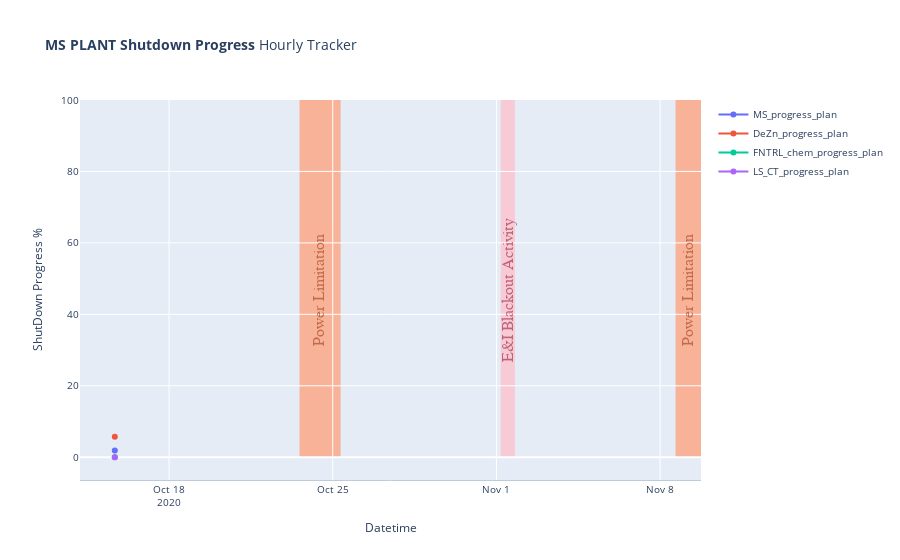

This figure's notebook cell:
### Markdown cell above
#### Create the Plot

### Code cell
#### Plotting the SD progress including the maintenance activities
#
fig_SD_MAINTE_actual = make_subplots(
    rows=1, cols=1,
    specs=[[{"type": "scatter"}]])
fig_SD_MAINTE_actual.add_trace(go.Scatter(x=df_equipment_Grouped['MS_progress_plan'].index, y=df_equipment_Grouped['MS_progress_plan'], name='MS_progress_plan'), secondary_y=False,)
fig_SD_MAINTE_actual.add_trace(go.Scatter(x=df_equipment_Grouped['DeZn_progress_plan'].index, y=df_equipment_Grouped['DeZn_progress_plan'], name='DeZn_progress_plan'), secondary_y=False,)     
fig_SD_MAINTE_actual.add_trace(go.Scatter(x=df_equipment_Grouped['FNTRL_chem_progress_plan'].index, y=df_equipment_Grouped['FNTRL_chem_progress_plan'], name='FNTRL_chem_progress_plan'), secondary_y=False,)    
fig_SD_MAINTE_actual.add_trace(go.Scatter(x=df_equipment_Grouped['LS_CT_progress_plan'].index, y=df_equipment_Grouped['LS_CT_progress_plan'], name='LS_CT_progress_plan'), secondary_y=False,)    
# adding a range slider below the graph in plotly
#Example:
#title_plotAcid = 'SD Progress 2020'
#fig_SD.update_layout(title_text=title_plotAcid,xaxis=dict(rangeslider=dict(visible = True),type='date'))
fig_SD_MAINTE_actual.update_xaxes(title_text="Datetime") # Set x-axis title
fig_SD_MAINTE_actual.update_yaxes(title_text="ShutDown Progress %",secondary_y=False) # Set y-axes titles primary axis


title_plot_SD = "<b>MS PLANT Shutdown Progress</b> Hourly Tracker"
fig_SD_MAINTE_actual.update_layout(title_text=title_plot_SD ,hovermode="x",
                       hoverdistance=100, # Distance to show hover label of data point
                       spikedistance=1000, # Distance to show spike
                       xaxis=dict(linecolor="#BCCCDC",
                                   showspikes=True, # Show spike line for X-axis
                                   # Format spike
                                   spikethickness=2,
                                   spikedash="dot",
                                   spikecolor="#999999",
                                   spikemode="across"), font=dict(size=10)
                               )

# Mark the datetime of power limitation by shading these regions with light color
fig_SD_MAINTE_actual.add_shape(
        # filled Rectangle
            type="rect",
            x0='2020-11-01 04:30:00',
            y0=0,
            x1='2020-11-01 19:00:00',
            y1=100,
            fillcolor="pink",
            opacity=0.5,
            layer="below",
            line_width=0,
        )
fig_SD_MAINTE_actual.add_shape(
        # filled Rectangle
            type="rect",
            x0='2020-11-08 16:00:00',
            y0=0,
            x1='2020-11-09 18:00:00',
            y1=100,
            fillcolor="LightSalmon",
            opacity=0.5,
            layer="below",
            line_width=0,
        )

fig_SD_MAINTE_actual.add_shape(
        # filled Rectangle
            type="rect",
            x0='2020-10-23 14:00:00',
            y0=0,
            x1='2020-10-25 08:00:00',
            y1=100,
            fillcolor="LightSalmon",
            opacity=0.5,
            layer="below",
            line_width=0,
        )


fig_SD_MAINTE_actual.update_shapes(dict(xref='x', yref='y'))

# Mark the datetime of power limitation by shading these regions with light color
fig_SD_MAINTE_actual.add_shape(
        # filled Rectangle
            type="rect",
            x0='2020-11-01 04:30:00',
            y0=0,
            x1='2020-11-01 19:00:00',
            y1=100,
            fillcolor="pink",
            opacity=0.5,
            layer="below",
            line_width=0,
        )
fig_SD_MAINTE_actual.add_shape(
        # filled Rectangle
            type="rect",
            x0='2020-11-08 16:00:00',
            y0=0,
            x1='2020-11-09 18:00:00',
            y1=100,
            fillcolor="LightSalmon",
            opacity=0.5,
            layer="below",
            line_width=0,
        )

fig_SD_MAINTE_actual.add_shape(
        # filled Rectangle
            type="rect",
            x0='2020-10-23 14:00:00',
            y0=0,
            x1='2020-10-25 08:00:00',
            y1=100,
            fillcolor="LightSalmon",
            opacity=0.5,
            layer="below",
            line_width=0,
        )


fig_SD_MAINTE_actual.update_shapes(dict(xref='x', yref='y'))

fig_SD_MAINTE_actual.add_annotation(
        x='2020-10-24 10:00:00',
        xref="x",
        yref="paper",
        text="Power Limitation",
        textangle=-90,
        yanchor="middle",
        showarrow=False,
        font=dict(
            family="Courier New, monospace",
            size=16,
            color="#8e2800",
            
            ),
        ax=20,
        ay=-30,
        opacity=0.5
        )

fig_SD_MAINTE_actual.add_annotation(
        x='2020-11-09 05:00:00',
        xref="x",
        yref="paper",
        text="Power Limitation",
        textangle=-90,
        yanchor="middle",
        showarrow=False,
        font=dict(
            family="Courier New, monospace",
            size=16,
            color="#8e2800",
            
            ),
        ax=20,
        ay=-30,
        opacity=0.5
        )

fig_SD_MAINTE_actual.add_annotation(
        x='2020-11-01 12:00:00',
        xref="x",
        yref="paper",
        text="E&I Blackout Activity",
        textangle=-90,
        yanchor="middle",
        showarrow=False,
        font=dict(
            family="Courier New, monospace",
            size=16,
            color="#850017",
            
            ),
        ax=20,
        ay=-30,
        opacity=0.5
        )

### Figure 1 — Plotly figure (JSON) as saved in the notebook; plotly's stock layout.template omitted (floating-point values rounded to 4 significant figures)
{"data": [{"name": "MS_progress_plan", "type": "scatter", "x": ["2020-10-15 16:18:41.420881"], "xaxis": "x", "y": [1.864], "yaxis": "y"}, {"name": "DeZn_progress_plan", "type": "scatter", "x": ["2020-10-15 16:18:41.420881"], "xaxis": "x", "y": [5.731], "yaxis": "y"}, {"name": "FNTRL_chem_progress_plan", "type": "scatter", "x": ["2020-10-15 16:18:41.420881"], "xaxis": "x", "y": [0], "yaxis": "y"}, {"name": "LS_CT_progress_plan", "type": "scatter", "x": ["2020-10-15 16:18:41.420881"], "xaxis": "x", "y": [0], "yaxis": "y"}], "layout": {"annotations": [{"ax": 20, "ay": -30, "font": {"color": "#8e2800", "family": "Courier New, monospace", "size": 16}, "opacity": 0.5, "showarrow": false, "text": "Power Limitation", "textangle": -90, "x": "2020-10-24 10:00:00", "xref": "x", "yanchor": "middle", "yref": "paper"}, {"ax": 20, "ay": -30, "font": {"color": "#8e2800", "family": "Courier New, monospace", "size": 16}, "opacity": 0.5, "showarrow": false, "text": "Power Limitation", "textangle": -90, "x": "2020-11-09 05:00:00", "xref": "x", "yanchor": "middle", "yref": "paper"}, {"ax": 20, "ay": -30, "font": {"color": "#850017", "family": "Courier New, monospace", "size": 16}, "opacity": 0.5, "showarrow": false, "text": "E&I Blackout Activity", "textangle": -90, "x": "2020-11-01 12:00:00", "xref": "x", "yanchor": "middle", "yref": "paper"}], "font": {"size": 10}, "hoverdistance": 100, "hovermode": "x", "shapes": [{"fillcolor": "pink", "layer": "below", "line": {"width": 0}, "opacity": 0.5, "type": "rect", "x0": "2020-11-01 04:30:00", "x1": "2020-11-01 19:00:00", "xref": "x", "y0": 0, "y1": 100, "yref": "y"}, {"fillcolor": "LightSalmon", "layer": "below", "line": {"width": 0}, "opacity": 0.5, "type": "rect", "x0": "2020-11-08 16:00:00", "x1": "2020-11-09 18:00:00", "xref": "x", "y0": 0, "y1": 100, "yref": "y"}, {"fillcolor": "LightSalmon", "layer": "below", "line": {"width": 0}, "opacity": 0.5, "type": "rect", "x0": "2020-10-23 14:00:00", "x1": "2020-10-25 08:00:00", "xref": "x", "y0": 0, "y1": 100, "yref": "y"}, {"fillcolor": "pink", "layer": "below", "line": {"width": 0}, "opacity": 0.5, "type": "rect", "x0": "2020-11-01 04:30:00", "x1": "2020-11-01 19:00:00", "xref": "x", "y0": 0, "y1": 100, "yref": "y"}, {"fillcolor": "LightSalmon", "layer": "below", "line": {"width": 0}, "opacity": 0.5, "type": "rect", "x0": "2020-11-08 16:00:00", "x1": "2020-11-09 18:00:00", "xref": "x", "y0": 0, "y1": 100, "yref": "y"}, {"fillcolor": "LightSalmon", "layer": "below", "line": {"width": 0}, "opacity": 0.5, "type": "rect", "x0": "2020-10-23 14:00:00", "x1": "2020-10-25 08:00:00", "xref": "x", "y0": 0, "y1": 100, "yref": "y"}], "spikedistance": 1000, "title": {"text": "<b>MS PLANT Shutdown Progress</b> Hourly Tracker"}, "xaxis": {"anchor": "y", "domain": [0, 1], "linecolor": "#BCCCDC", "showspikes": true, "spikecolor": "#999999", "spikedash": "dot", "spikemode": "across", "spikethickness": 2, "title": {"text": "Datetime"}}, "yaxis": {"anchor": "x", "domain": [0, 1], "title": {"text": "ShutDown Progress %"}}}}
